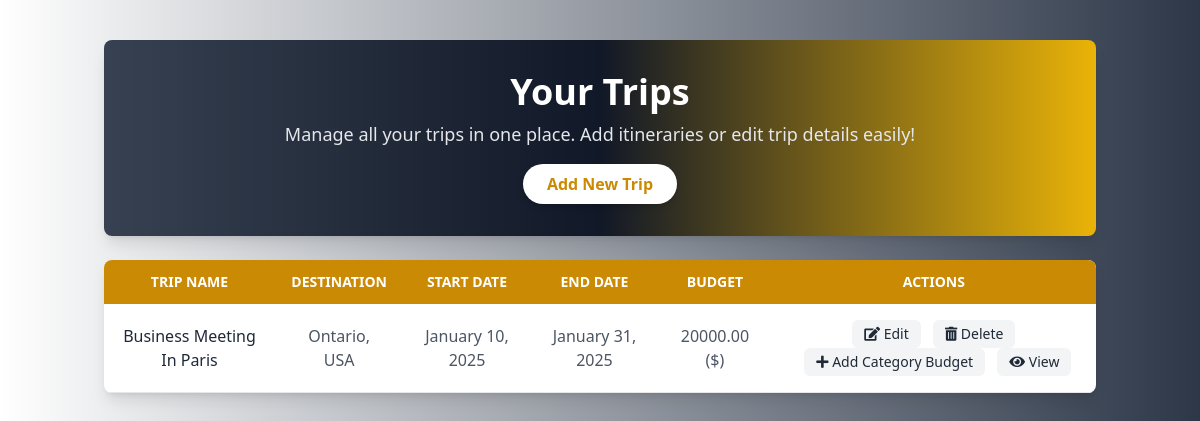
The app's page /travel/trip_list/ (signed in) with its own data.
### travel/models.py (models this page shows, shortened)
class Trip(models.Model):
    user = models.ForeignKey(Account, on_delete=models.CASCADE)
    trip_name = models.CharField(max_length=100)
    destination_name = models.CharField(max_length=100)  # Allows free-text destination input
    start_date = models.DateField()
    end_date = models.DateField()
    budget = models.DecimalField(max_digits=10, decimal_places=2)

### travel/views.py (the view)
# urls.py: path('trip_list/', views.trip_list, name='trip_list'),
def trip_list(request):
    trips = Trip.objects.filter(user=request.user).prefetch_related('category_budgets')
    try:
        user_profile = User_Profile.objects.get(user=request.user)
        preferred_currency = user_profile.preferred_currency
        preferred_currency_symbol = CURRENCY_SYMBOLS.get(preferred_currency, preferred_currency)
    except User_Profile.DoesNotExist:
        preferred_currency = None
        preferred_currency_symbol = None  # Fallback if no profile exists
    return render(request, 'travel/trip_list.html', {
        'trips': trips,
        'preferred_currency': preferred_currency,
        'preferred_currency_symbol': preferred_currency_symbol
    })

### travel/templates/travel/trip_list.html (shortened to what this page needs)
{% extends 'Base.html' %}
{% block main %}
<div class="bg-white-gray min-h-screen py-10">
    <div class="container mx-auto px-4">
        <div class="text-center mb-6 bg-gradient-to-r from-gray-700 via-gray-900 to-yellow-500 py-8 rounded-lg shadow-lg">
            <h2 class="text-4xl font-extrabold text-white">Your Trips</h2>
            <p class="text-gray-200 mt-2 text-lg">
                Manage all your trips in one place. Add itineraries or edit trip details easily!
            </p>
            <div class="mt-4">
                <button class="px-6 py-2 bg-white text-yellow-600 font-bold rounded-full shadow-md hover:bg-gray-100">
                    Add New Trip
                </button>
            </div>
        </div>
        {% if trips %}
            <div class="bg-white shadow-lg rounded-lg overflow-hidden">
                <table class="min-w-full hidden md:table text-center border-collapse">
                    <thead class="bg-yellow-600 text-white">
                        <tr>
                            <th class="px-4 py-3 text-sm font-semibold uppercase">Trip Name</th>
                            <th class="px-4 py-3 text-sm font-semibold uppercase">Destination</th>
                            <th class="px-4 py-3 text-sm font-semibold uppercase">Start Date</th>
                            <th class="px-4 py-3 text-sm font-semibold uppercase">End Date</th>
                            <th class="px-4 py-3 text-sm font-semibold uppercase">Budget</th>
                            <th class="px-4 py-3 text-sm font-semibold uppercase">Actions</th>
                        </tr>
                    </thead>
                    <tbody>
                        {% for trip in trips %}
                            <tr class="border-b hover:bg-gray-50">
                                <td class="px-4 py-4 font-medium text-gray-800">{{ trip.trip_name }}</td>
                                <td class="px-4 py-4 text-gray-600">{{ trip.destination_name }}</td>
                                <td class="px-4 py-4 text-gray-600">{{ trip.start_date|date:"F j, Y" }}</td>
                                <td class="px-4 py-4 text-gray-600">{{ trip.end_date|date:"F j, Y" }}</td>
                                <td class="px-4 py-4 text-gray-600">
                                    {{ trip.budget }}
                                    {% if preferred_currency_symbol %}
                                        ({{ preferred_currency_symbol }})
                                    {% endif %}
                                </td>
                                <td class="px-4 py-4 space-x-2">
                                    <a href="{% url 'edit_trip' trip.id %}" class="inline-block px-3 py-1 bg-gray-100 text-gray-800 text-sm font-medium rounded-md hover:bg-gray-200">
                                        <i class="fas fa-edit"></i> Edit
                                    </a>
                                    <a href="{% url 'delete_trip' trip.id %}" class="inline-block px-3 py-1 bg-gray-100 text-gray-800 text-sm font-medium rounded-md hover:bg-gray-200">
                                        <i class="fas fa-trash-alt"></i> Delete
                                    </a>
                                    <a href="{% url 'category_budget' trip.id %}" class="inline-block px-3 py-1 bg-gray-100 text-gray-800 text-sm font-medium rounded-md hover:bg-gray-200">
                                        <i class="fas fa-plus"></i> Add Category Budget
                                    </a>
                                    <a href="{% url 'trip_detail' trip.id %}" class="inline-block px-3 py-1 bg-gray-100 text-gray-800 text-sm font-medium rounded-md hover:bg-gray-200">
                                        <i class="fas fa-eye"></i> View
                                    </a>
                                </td>
                            </tr>
                        {% endfor %}
                    </tbody>
                </table>
            </div>
        {% else %}
            <p class="text-center text-gray-500 mt-6">No trips found.
                <a href="{% url 'add_trip' %}" class="text-teal-600 hover:text-teal-700 font-medium">Add a new trip</a>.
            </p>
        {% endif %}
    </div>
</div>
{% endblock %}

### records on screen
Trip: trip_name "Business Meeting In Paris", destination_name "Ontario, USA", start_date "January 10, 2025", end_date "January 31, 2025", budget "20000.00", preferred_currency_symbol "$"
